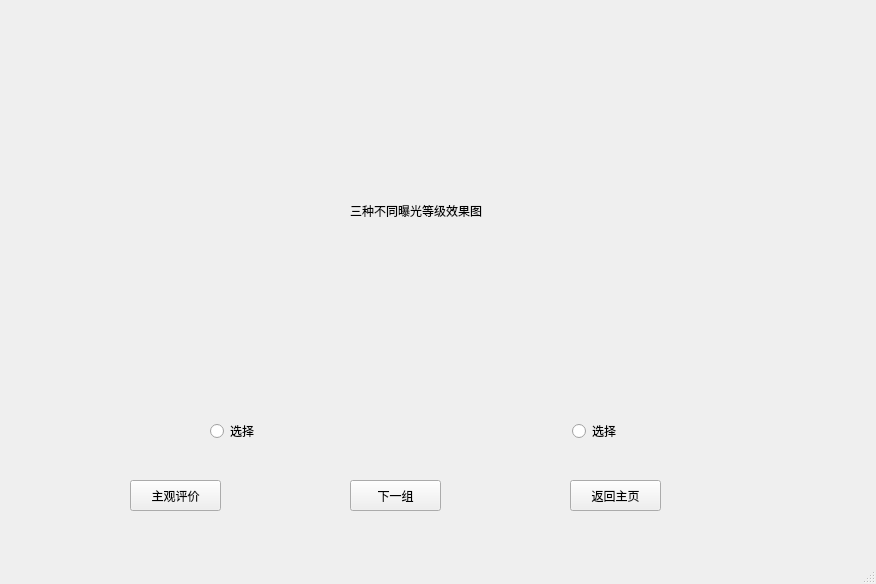
<?xml version="1.0" encoding="UTF-8"?>
<ui version="4.0">
 <class>SubWindow</class>
 <widget class="QMainWindow" name="SubWindow">
  <property name="geometry">
   <rect>
    <x>0</x>
    <y>0</y>
    <width>876</width>
    <height>584</height>
   </rect>
  </property>
  <property name="windowTitle">
   <string>MainWindow</string>
  </property>
  <widget class="QWidget" name="centralwidget">
   <widget class="QStackedWidget" name="stackedWidget">
    <property name="geometry">
     <rect>
      <x>10</x>
      <y>20</y>
      <width>841</width>
      <height>401</height>
     </rect>
    </property>
    <property name="currentIndex">
     <number>0</number>
    </property>
    <widget class="QWidget" name="page">
     <widget class="QLabel" name="label">
      <property name="geometry">
       <rect>
        <x>20</x>
        <y>10</y>
        <width>231</width>
        <height>161</height>
       </rect>
      </property>
      <property name="styleSheet">
       <string notr="true">image: url(:/temp/1/1.jpg);</string>
      </property>
      <property name="text">
       <string/>
      </property>
     </widget>
     <widget class="QLabel" name="label_2">
      <property name="geometry">
       <rect>
        <x>290</x>
        <y>10</y>
        <width>231</width>
        <height>161</height>
       </rect>
      </property>
      <property name="styleSheet">
       <string notr="true">image: url(:/temp/1/2.jpg);</string>
      </property>
      <property name="text">
       <string/>
      </property>
     </widget>
     <widget class="QLabel" name="label_3">
      <property name="geometry">
       <rect>
        <x>560</x>
        <y>10</y>
        <width>241</width>
        <height>161</height>
       </rect>
      </property>
      <property name="styleSheet">
       <string notr="true">image: url(:/temp/1/3.jpg);</string>
      </property>
      <property name="text">
       <string/>
      </property>
     </widget>
     <widget class="QLabel" name="label_4">
      <property name="geometry">
       <rect>
        <x>340</x>
        <y>180</y>
        <width>161</width>
        <height>21</height>
       </rect>
      </property>
      <property name="text">
       <string>三种不同曝光等级效果图</string>
      </property>
     </widget>
     <widget class="QLabel" name="label_5">
      <property name="geometry">
       <rect>
        <x>120</x>
        <y>220</y>
        <width>241</width>
        <height>161</height>
       </rect>
      </property>
      <property name="styleSheet">
       <string notr="true">image: url(:/temp/1/4.png);</string>
      </property>
      <property name="text">
       <string/>
      </property>
     </widget>
     <widget class="QLabel" name="label_6">
      <property name="geometry">
       <rect>
        <x>460</x>
        <y>220</y>
        <width>241</width>
        <height>161</height>
       </rect>
      </property>
      <property name="styleSheet">
       <string notr="true">image: url(:/temp/1/5.png);</string>
      </property>
      <property name="text">
       <string/>
      </property>
     </widget>
    </widget>
    <widget class="QWidget" name="page_2">
     <widget class="QLabel" name="label_7">
      <property name="geometry">
       <rect>
        <x>470</x>
        <y>220</y>
        <width>241</width>
        <height>161</height>
       </rect>
      </property>
      <property name="styleSheet">
       <string notr="true">image: url(:/temp/2/5.png);</string>
      </property>
      <property name="text">
       <string/>
      </property>
     </widget>
     <widget class="QLabel" name="label_8">
      <property name="geometry">
       <rect>
        <x>570</x>
        <y>10</y>
        <width>241</width>
        <height>161</height>
       </rect>
      </property>
      <property name="styleSheet">
       <string notr="true">image: url(:/temp/2/3.jpg);</string>
      </property>
      <property name="text">
       <string/>
      </property>
     </widget>
     <widget class="QLabel" name="label_9">
      <property name="geometry">
       <rect>
        <x>130</x>
        <y>220</y>
        <width>241</width>
        <height>161</height>
       </rect>
      </property>
      <property name="styleSheet">
       <string notr="true">image: url(:/temp/2/4.png);</string>
      </property>
      <property name="text">
       <string/>
      </property>
     </widget>
     <widget class="QLabel" name="label_10">
      <property name="geometry">
       <rect>
        <x>30</x>
        <y>10</y>
        <width>231</width>
        <height>161</height>
       </rect>
      </property>
      <property name="styleSheet">
       <string notr="true">image: url(:/temp/2/1.jpg);</string>
      </property>
      <property name="text">
       <string/>
      </property>
     </widget>
     <widget class="QLabel" name="label_11">
      <property name="geometry">
       <rect>
        <x>300</x>
        <y>10</y>
        <width>231</width>
        <height>161</height>
       </rect>
      </property>
      <property name="styleSheet">
       <string notr="true">image: url(:/temp/2/2.jpg);</string>
      </property>
      <property name="text">
       <string/>
      </property>
     </widget>
     <widget class="QLabel" name="label_12">
      <property name="geometry">
       <rect>
        <x>350</x>
        <y>180</y>
        <width>161</width>
        <height>21</height>
       </rect>
      </property>
      <property name="text">
       <string>三种不同曝光等级效果图</string>
      </property>
     </widget>
    </widget>
    <widget class="QWidget" name="page_3">
     <widget class="QLabel" name="label_13">
      <property name="geometry">
       <rect>
        <x>460</x>
        <y>220</y>
        <width>241</width>
        <height>161</height>
       </rect>
      </property>
      <property name="styleSheet">
       <string notr="true">image: url(:/temp/3/5.png);</string>
      </property>
      <property name="text">
       <string/>
      </property>
     </widget>
     <widget class="QLabel" name="label_14">
      <property name="geometry">
       <rect>
        <x>560</x>
        <y>10</y>
        <width>241</width>
        <height>161</height>
       </rect>
      </property>
      <property name="styleSheet">
       <string notr="true">image: url(:/temp/3/3.jpg);</string>
      </property>
      <property name="text">
       <string/>
      </property>
     </widget>
     <widget class="QLabel" name="label_15">
      <property name="geometry">
       <rect>
        <x>120</x>
        <y>220</y>
        <width>241</width>
        <height>161</height>
       </rect>
      </property>
      <property name="styleSheet">
       <string notr="true">image: url(:/temp/3/4.jpg);</string>
      </property>
      <property name="text">
       <string/>
      </property>
     </widget>
     <widget class="QLabel" name="label_16">
      <property name="geometry">
       <rect>
        <x>20</x>
        <y>10</y>
        <width>231</width>
        <height>161</height>
       </rect>
      </property>
      <property name="styleSheet">
       <string notr="true">image: url(:/temp/3/1.jpg);</string>
      </property>
      <property name="text">
       <string/>
      </property>
     </widget>
     <widget class="QLabel" name="label_17">
      <property name="geometry">
       <rect>
        <x>290</x>
        <y>10</y>
        <width>231</width>
        <height>161</height>
       </rect>
      </property>
      <property name="styleSheet">
       <string notr="true">image: url(:/temp/3/2.jpg);</string>
      </property>
      <property name="text">
       <string/>
      </property>
     </widget>
     <widget class="QLabel" name="label_18">
      <property name="geometry">
       <rect>
        <x>340</x>
        <y>180</y>
        <width>161</width>
        <height>21</height>
       </rect>
      </property>
      <property name="text">
       <string>三种不同曝光等级效果图</string>
      </property>
     </widget>
    </widget>
    <widget class="QWidget" name="page_4">
     <widget class="QLabel" name="label_19">
      <property name="geometry">
       <rect>
        <x>470</x>
        <y>230</y>
        <width>241</width>
        <height>161</height>
       </rect>
      </property>
      <property name="styleSheet">
       <string notr="true">image: url(:/temp/4/5.png);</string>
      </property>
      <property name="text">
       <string/>
      </property>
     </widget>
     <widget class="QLabel" name="label_20">
      <property name="geometry">
       <rect>
        <x>570</x>
        <y>20</y>
        <width>241</width>
        <height>161</height>
       </rect>
      </property>
      <property name="styleSheet">
       <string notr="true">image: url(:/temp/4/3.jpg);</string>
      </property>
      <property name="text">
       <string/>
      </property>
     </widget>
     <widget class="QLabel" name="label_21">
      <property name="geometry">
       <rect>
        <x>130</x>
        <y>230</y>
        <width>241</width>
        <height>161</height>
       </rect>
      </property>
      <property name="styleSheet">
       <string notr="true">image: url(:/temp/4/4.png);</string>
      </property>
      <property name="text">
       <string/>
      </property>
     </widget>
     <widget class="QLabel" name="label_22">
      <property name="geometry">
       <rect>
        <x>30</x>
        <y>20</y>
        <width>231</width>
        <height>161</height>
       </rect>
      </property>
      <property name="styleSheet">
       <string notr="true">image: url(:/temp/4/1.jpg);</string>
      </property>
      <property name="text">
       <string/>
      </property>
     </widget>
     <widget class="QLabel" name="label_23">
      <property name="geometry">
       <rect>
        <x>300</x>
        <y>20</y>
        <width>231</width>
        <height>161</height>
       </rect>
      </property>
      <property name="styleSheet">
       <string notr="true">image: url(:/temp/4/2.jpg);</string>
      </property>
      <property name="text">
       <string/>
      </property>
     </widget>
     <widget class="QLabel" name="label_24">
      <property name="geometry">
       <rect>
        <x>350</x>
        <y>190</y>
        <width>161</width>
        <height>21</height>
       </rect>
      </property>
      <property name="text">
       <string>三种不同曝光等级效果图</string>
      </property>
     </widget>
    </widget>
    <widget class="QWidget" name="page_5">
     <widget class="QLabel" name="label_25">
      <property name="geometry">
       <rect>
        <x>20</x>
        <y>20</y>
        <width>231</width>
        <height>161</height>
       </rect>
      </property>
      <property name="styleSheet">
       <string notr="true">image: url(:/temp1/1.jpg);</string>
      </property>
      <property name="text">
       <string/>
      </property>
     </widget>
     <widget class="QLabel" name="label_26">
      <property name="geometry">
       <rect>
        <x>290</x>
        <y>20</y>
        <width>231</width>
        <height>161</height>
       </rect>
      </property>
      <property name="styleSheet">
       <string notr="true">image: url(:/temp1/2.jpg);</string>
      </property>
      <property name="text">
       <string/>
      </property>
     </widget>
     <widget class="QLabel" name="label_27">
      <property name="geometry">
       <rect>
        <x>340</x>
        <y>190</y>
        <width>161</width>
        <height>21</height>
       </rect>
      </property>
      <property name="text">
       <string>三种不同曝光等级效果图</string>
      </property>
     </widget>
     <widget class="QLabel" name="label_28">
      <property name="geometry">
       <rect>
        <x>120</x>
        <y>230</y>
        <width>241</width>
        <height>161</height>
       </rect>
      </property>
      <property name="styleSheet">
       <string notr="true">image: url(:/temp1/4.jpg);</string>
      </property>
      <property name="text">
       <string/>
      </property>
     </widget>
     <widget class="QLabel" name="label_29">
      <property name="geometry">
       <rect>
        <x>460</x>
        <y>230</y>
        <width>241</width>
        <height>161</height>
       </rect>
      </property>
      <property name="styleSheet">
       <string notr="true">image: url(:/temp1/5.png);</string>
      </property>
      <property name="text">
       <string/>
      </property>
     </widget>
     <widget class="QLabel" name="label_30">
      <property name="geometry">
       <rect>
        <x>560</x>
        <y>20</y>
        <width>241</width>
        <height>161</height>
       </rect>
      </property>
      <property name="styleSheet">
       <string notr="true">image: url(:/temp1/3.jpg);</string>
      </property>
      <property name="text">
       <string/>
      </property>
     </widget>
    </widget>
   </widget>
   <widget class="QPushButton" name="pushButton">
    <property name="geometry">
     <rect>
      <x>130</x>
      <y>480</y>
      <width>91</width>
      <height>31</height>
     </rect>
    </property>
    <property name="text">
     <string>主观评价</string>
    </property>
   </widget>
   <widget class="QPushButton" name="pushButton_2">
    <property name="geometry">
     <rect>
      <x>350</x>
      <y>480</y>
      <width>91</width>
      <height>31</height>
     </rect>
    </property>
    <property name="text">
     <string>下一组</string>
    </property>
   </widget>
   <widget class="QPushButton" name="pushButton_3">
    <property name="geometry">
     <rect>
      <x>570</x>
      <y>480</y>
      <width>91</width>
      <height>31</height>
     </rect>
    </property>
    <property name="text">
     <string>返回主页</string>
    </property>
   </widget>
   <widget class="QWidget" name="layoutWidget">
    <property name="geometry">
     <rect>
      <x>210</x>
      <y>420</y>
      <width>411</width>
      <height>22</height>
     </rect>
    </property>
    <layout class="QHBoxLayout" name="horizontalLayout">
     <item>
      <widget class="QRadioButton" name="radioButton">
       <property name="text">
        <string>选择</string>
       </property>
      </widget>
     </item>
     <item>
      <spacer name="horizontalSpacer">
       <property name="orientation">
        <enum>Qt::Horizontal</enum>
       </property>
       <property name="sizeHint" stdset="0">
        <size>
         <width>40</width>
         <height>20</height>
        </size>
       </property>
      </spacer>
     </item>
     <item>
      <widget class="QRadioButton" name="radioButton_2">
       <property name="text">
        <string>选择</string>
       </property>
      </widget>
     </item>
    </layout>
   </widget>
  </widget>
  <widget class="QMenuBar" name="menubar">
   <property name="geometry">
    <rect>
     <x>0</x>
     <y>0</y>
     <width>876</width>
     <height>23</height>
    </rect>
   </property>
  </widget>
  <widget class="QStatusBar" name="statusbar"/>
 </widget>
 <resources/>
 <connections/>
</ui>
